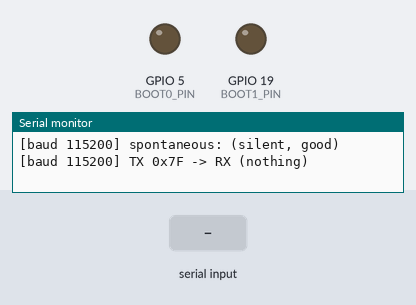
A program run on a simulated ESP32. Shown: output pins drawn as LEDs (lit = HIGH), the last lines printed to the serial monitor. The inputs (shaded band) are chosen by the test bench. Pins used as bus, display or sensor lines are not drawn.

Above: at 12.4 s.
At 19.4 s:
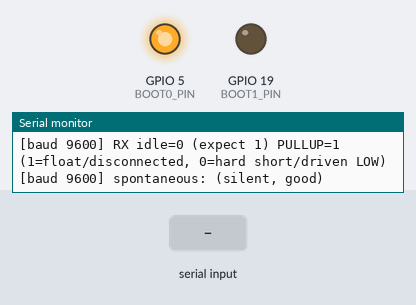
19.5 s: "1" received over the second serial link
21.2 s: "0" received over the second serial link
At 25.2 s:
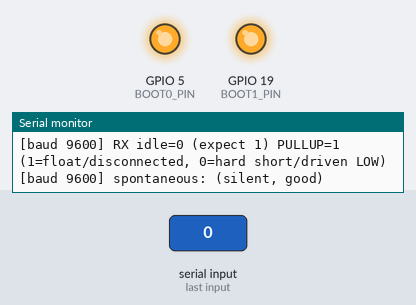
Timing chart, 0 to 30.2 s (numbered marks = the images above; inputs shaded):
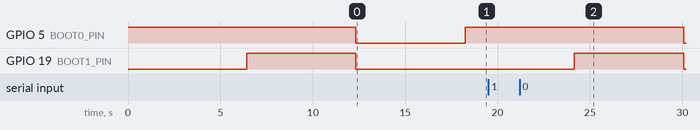

The program:

main.cpp
```cpp
#include <Arduino.h>

// STM32 deep prober - runs ON the ESP32, talks directly to STM32 via UART2.
// USB log at 115200 8N1. UART2 cycles all bootloader bauds, forces bootloader
// via BOOT0/NRST, sends 0x7F, reports ANY reply (looking for 0x79 ACK).
// Wiring needed for full test:
//   ESP16 <- PA9, ESP17 -> PA10, ESP5 -> BOOT0, ESP19 -> BOOT1/PB2,
//   ESP18 -> NRST, GND common. REMOVE B0/B1 jumpers so ESP drives alone.

static const int STM32_RX = 16;
static const int STM32_TX = 17;
static const int BOOT0_PIN = 5;
static const int BOOT1_PIN = 19;
static const int NRST_PIN = 18;

static const long BAUDS[] = {9600, 19200, 38400, 57600, 115200};
static const int NBAUDS = sizeof(BAUDS) / sizeof(BAUDS[0]);

void forceBootloader(int b0, int b1) {
  digitalWrite(BOOT0_PIN, b0 ? HIGH : LOW);
  digitalWrite(BOOT1_PIN, b1 ? HIGH : LOW);
  digitalWrite(NRST_PIN, LOW);
  delay(150);
  digitalWrite(NRST_PIN, HIGH);
  delay(200);
}

void senseBootPins(const char *tag) {
  // BOOT0/BOOT1 are outputs when ESP drives them; this reports what
  // ESP is driving. Real check: meter Blue Pill B0/B1 pins directly.
  Serial.printf("%s ESP drives BOOT0=%d BOOT1=%d NRST=HIGH\n", tag,
                digitalRead(BOOT0_PIN), digitalRead(BOOT1_PIN));
}

void probeOnce(long baud) {
  // Float/pull-up sense BEFORE attaching UART (never pinMode the RX pin
  // while Serial2 owns it - that detaches the UART and bootloops).
  Serial2.end();
  delay(30);
  pinMode(STM32_RX, INPUT);
  delay(10);
  int idle = digitalRead(STM32_RX);
  pinMode(STM32_RX, INPUT_PULLUP);
  delay(20);
  int idlePu = digitalRead(STM32_RX);
  pinMode(STM32_RX, INPUT);
  Serial.printf("[baud %ld] RX idle=%d (expect 1) PULLUP=%d (1=float/disconnected, 0=hard short/driven LOW)\n",
                baud, idle, idlePu);

  Serial2.begin(baud, SERIAL_8E1, STM32_RX, STM32_TX);
  Serial2.setTimeout(300);
  delay(100);
  while (Serial2.available()) Serial2.read();

  // passive listen 400ms: healthy idle bootloader sends NOTHING
  uint32_t t0 = millis();
  String spont;
  while (millis() - t0 < 400) {
    while (Serial2.available()) {
      uint8_t b = Serial2.read();
      char h[5];
      snprintf(h, sizeof(h), "%02X ", b);
      spont += h;
      if (spont.length() > 120) break;
    }
    if (spont.length() > 120) break;
  }
  if (spont.length())
    Serial.printf("[baud %ld] SPONTANEOUS %d chars: %s%s\n", baud, (int)spont.length() / 3, spont.c_str(), spont.length() > 120 ? "..." : "");
  else
    Serial.printf("[baud %ld] spontaneous: (silent, good)\n", baud);

  // send 0x7F init, wait for 0x79 ACK (or 0x1F NACK)
  Serial2.write(0x7F);
  Serial2.flush(false);
  delay(150);
  uint8_t resp[32];
  int n = 0;
  while (Serial2.available() && n < (int)sizeof(resp)) resp[n++] = Serial2.read();
  // extra window for slow clones
  if (n == 0) {
    delay(400);
    while (Serial2.available() && n < (int)sizeof(resp)) resp[n++] = Serial2.read();
  }
  if (n == 0) {
    Serial.printf("[baud %ld] TX 0x7F -> RX (nothing)\n", baud);
  } else {
    String hs;
    for (int i = 0; i < n; i++) { char h[5]; snprintf(h, sizeof(h), "%02X ", resp[i]); hs += h; }
    Serial.printf("[baud %ld] TX 0x7F -> RX %d bytes: %s", baud, n, hs.c_str());
    if (resp[0] == 0x79) Serial.printf("  <== ACK! BOOTLOADER ALIVE\n");
    else if (resp[0] == 0x1F) Serial.printf("  <== NACK (alive, resend)\n");
    else Serial.printf("  (garbage/wrong baud/floating)\n");
  }
}

void setup() {
  pinMode(BOOT0_PIN, OUTPUT);
  pinMode(BOOT1_PIN, OUTPUT);
  pinMode(NRST_PIN, OUTPUT);
  pinMode(STM32_RX, INPUT);
  digitalWrite(BOOT0_PIN, HIGH);
  digitalWrite(BOOT1_PIN, LOW);
  digitalWrite(NRST_PIN, HIGH);
  Serial.begin(115200);
  delay(500);
  Serial.println("\n==== STM32 PROBER v2 (BOOT0+BOOT1) ====");
  // Correct combo first, then others to catch clones/mislabels
  const int combos[][2] = {{1, 0}, {1, 1}, {0, 0}};
  for (int c = 0; c < 3; c++) {
    forceBootloader(combos[c][0], combos[c][1]);
    Serial.printf("==== BOOT0=%d BOOT1=%d + NRST pulse ====\n", combos[c][0], combos[c][1]);
    for (int i = 0; i < NBAUDS; i++) probeOnce(BAUDS[i]);
  }
  Serial.println("==== pass done, repeating in 8s ====");
}

void loop() {
  static uint32_t last = 0;
  if (millis() - last > 8000) {
    last = millis();
    const int combos[][2] = {{1, 0}, {1, 1}, {0, 0}};
    for (int c = 0; c < 3; c++) {
      forceBootloader(combos[c][0], combos[c][1]);
      Serial.printf("==== BOOT0=%d BOOT1=%d + NRST pulse ====\n", combos[c][0], combos[c][1]);
      for (int i = 0; i < NBAUDS; i++) probeOnce(BAUDS[i]);
    }
    Serial.println("---- repeat done ----");
  }
}
```
